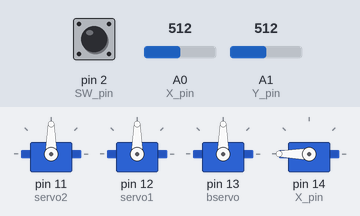
A sketch run on a simulated Arduino Uno, built with avr-gcc and run on an emulated ATmega328P. Parts: 4 × servo. The inputs (shaded band) are chosen by the test bench; at power-on: A0 (X_pin) = 512, A1 (Y_pin) = 512, pin 2 (SW_pin) HIGH.

Above: at 1.6 s.
1.7 s: A0 (X_pin) set to 716
At 2.7 s:
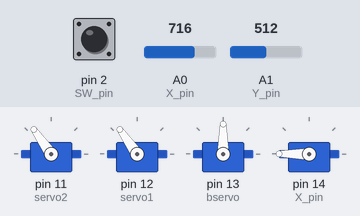
3.4 s: A1 (Y_pin) set to 716
At 4.1 s:
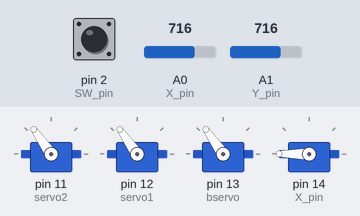
4.9 s: A0 (X_pin) set to 900
At 5.6 s:
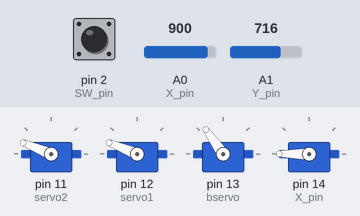
6.8 s: A1 (Y_pin) set to 900
At 8.0 s:
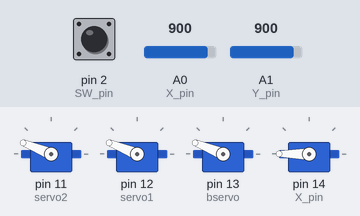
8.3 s: A0 (X_pin) set to 1023
At 9.8 s:
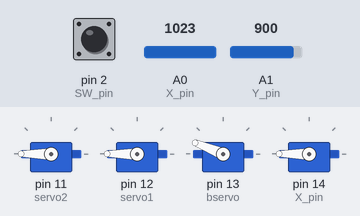
10.2 s: A1 (Y_pin) set to 1023
At 11.2 s:
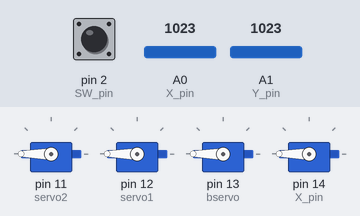
Timing chart, 0 to 12.8 s (numbered marks = the images above; inputs shaded):
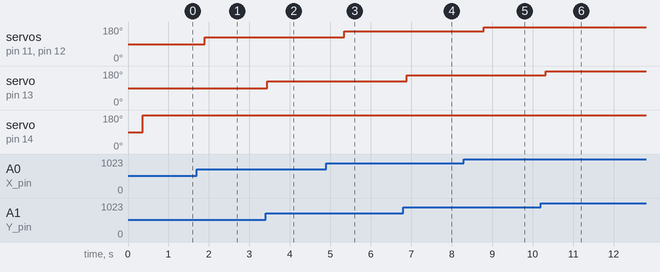

Measured:
- after the input at 1.7 s, servo on pin 11 (servo2), servo on pin 12 (servo1): 90° → 125° after 0.20 s
- after the input at 3.4 s, servo on pin 13 (bservo): 90° → 125° at once
- after the input at 4.9 s, servo on pin 11 (servo2), servo on pin 12 (servo1): 125° → 158° after 0.44 s
- after the input at 6.8 s, servo on pin 13 (bservo): 125° → 158° after 0.09 s
- after the input at 8.3 s, servo on pin 11 (servo2), servo on pin 12 (servo1): 158° → 180° after 0.49 s
- after the input at 10.2 s, servo on pin 13 (bservo): 158° → 180° after 0.13 s

The sketch:

joystick.ino
```cpp
#include <Servo.h>

const int SW_pin = 2;//joy button
const int X_pin = 0;
const int Y_pin = 1;

Servo bservo; // Base servo 360
Servo gservo; // Grippy servo
Servo servo1; // Two servos
Servo servo2;

void setup() {
  pinMode(SW_pin, INPUT);
  digitalWrite(SW_pin, HIGH);
  servo2.attach(11);
  servo1.attach(12);
  bservo.attach(13);
  gservo.attach(14);
  Serial.begin(9600);

}

void loop() {
  int Xposition = analogRead(X_pin);
  int Yposition = analogRead(Y_pin);

  // Base servo movement
  int bservopos = map(Yposition, 0, 1023, 0, 180);
  bservo.write(bservopos);
  delay(180);

  // Two servo movement
  int servoPos = map(Xposition, 0, 1023, 0, 180);
  servo1.write(servoPos);
  servo2.write(servoPos);
  delay(180);

  // Grippy servo movement
  int gservoPos = 0;
  int button = digitalRead(SW_pin);

//claw
  if (button == HIGH) {
    if (gservoPos == 0) {
      gservo.write(180);
      gservoPos = 180; // Update the grippy servo position
    } else {
      gservo.write(0);
      gservoPos = 0; // Update the grippy servo position
    }
    delay(500);
  }
}
```
